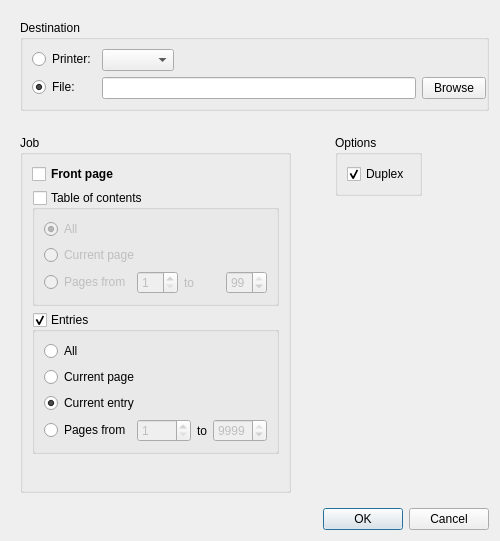
<?xml version="1.0" encoding="UTF-8"?>
<ui version="4.0">
 <class>printDialog</class>
 <widget class="QDialog" name="printDialog">
  <property name="geometry">
   <rect>
    <x>0</x>
    <y>0</y>
    <width>500</width>
    <height>541</height>
   </rect>
  </property>
  <property name="windowTitle">
   <string>Print notebook</string>
  </property>
  <layout class="QVBoxLayout" name="verticalLayout_7">
   <item>
    <widget class="QWidget" name="widget_4" native="true">
     <layout class="QHBoxLayout" name="horizontalLayout_5">
      <property name="spacing">
       <number>20</number>
      </property>
      <property name="rightMargin">
       <number>0</number>
      </property>
      <item>
       <widget class="QGroupBox" name="groupBox">
        <property name="title">
         <string>Destination</string>
        </property>
        <layout class="QFormLayout" name="formLayout">
         <property name="fieldGrowthPolicy">
          <enum>QFormLayout::AllNonFixedFieldsGrow</enum>
         </property>
         <property name="rightMargin">
          <number>0</number>
         </property>
         <item row="0" column="1">
          <widget class="QWidget" name="widget_3" native="true">
           <layout class="QHBoxLayout" name="horizontalLayout_3">
            <property name="margin">
             <number>0</number>
            </property>
            <item>
             <widget class="QWidget" name="widget" native="true">
              <layout class="QHBoxLayout" name="horizontalLayout">
               <property name="margin">
                <number>0</number>
               </property>
               <item>
                <widget class="QComboBox" name="pPrinterName"/>
               </item>
               <item>
                <spacer name="horizontalSpacer_3">
                 <property name="orientation">
                  <enum>Qt::Horizontal</enum>
                 </property>
                 <property name="sizeHint" stdset="0">
                  <size>
                   <width>40</width>
                   <height>20</height>
                  </size>
                 </property>
                </spacer>
               </item>
              </layout>
             </widget>
            </item>
           </layout>
          </widget>
         </item>
         <item row="1" column="1">
          <widget class="QWidget" name="widget_2" native="true">
           <layout class="QHBoxLayout" name="horizontalLayout_2">
            <property name="margin">
             <number>0</number>
            </property>
            <item>
             <widget class="QLineEdit" name="pFileName"/>
            </item>
            <item>
             <widget class="QPushButton" name="pBrowse">
              <property name="sizePolicy">
               <sizepolicy hsizetype="Fixed" vsizetype="Fixed">
                <horstretch>0</horstretch>
                <verstretch>0</verstretch>
               </sizepolicy>
              </property>
              <property name="maximumSize">
               <size>
                <width>64</width>
                <height>16777215</height>
               </size>
              </property>
              <property name="text">
               <string>Browse</string>
              </property>
             </widget>
            </item>
           </layout>
          </widget>
         </item>
         <item row="0" column="0">
          <widget class="QRadioButton" name="pPrinter">
           <property name="text">
            <string>Printer:</string>
           </property>
          </widget>
         </item>
         <item row="1" column="0">
          <widget class="QRadioButton" name="pFile">
           <property name="text">
            <string>File:</string>
           </property>
           <property name="checked">
            <bool>true</bool>
           </property>
          </widget>
         </item>
        </layout>
       </widget>
      </item>
     </layout>
    </widget>
   </item>
   <item>
    <widget class="QWidget" name="widget_6" native="true">
     <layout class="QHBoxLayout" name="horizontalLayout_6">
      <property name="rightMargin">
       <number>9</number>
      </property>
      <item>
       <widget class="QGroupBox" name="groupBox_2">
        <property name="title">
         <string>Job</string>
        </property>
        <layout class="QVBoxLayout" name="verticalLayout">
         <property name="bottomMargin">
          <number>0</number>
         </property>
         <item>
          <widget class="QCheckBox" name="rFrontPage">
           <property name="font">
            <font>
             <weight>75</weight>
             <bold>true</bold>
            </font>
           </property>
           <property name="text">
            <string>Front page</string>
           </property>
          </widget>
         </item>
         <item>
          <widget class="QGroupBox" name="rTOC">
           <property name="title">
            <string>Table of contents</string>
           </property>
           <property name="flat">
            <bool>false</bool>
           </property>
           <property name="checkable">
            <bool>true</bool>
           </property>
           <property name="checked">
            <bool>false</bool>
           </property>
           <layout class="QVBoxLayout" name="verticalLayout_2">
            <property name="leftMargin">
             <number>9</number>
            </property>
            <property name="topMargin">
             <number>9</number>
            </property>
            <property name="rightMargin">
             <number>9</number>
            </property>
            <item>
             <widget class="QRadioButton" name="rtAll">
              <property name="text">
               <string>All</string>
              </property>
              <property name="checked">
               <bool>true</bool>
              </property>
             </widget>
            </item>
            <item>
             <widget class="QRadioButton" name="rtCurrent">
              <property name="text">
               <string>Current page</string>
              </property>
             </widget>
            </item>
            <item>
             <layout class="QHBoxLayout" name="horizontalLayout_4">
              <item>
               <widget class="QRadioButton" name="rtRange">
                <property name="text">
                 <string>Pages from</string>
                </property>
               </widget>
              </item>
              <item>
               <widget class="QSpinBox" name="rtrFrom">
                <property name="enabled">
                 <bool>false</bool>
                </property>
                <property name="minimum">
                 <number>1</number>
                </property>
               </widget>
              </item>
              <item>
               <widget class="QLabel" name="label">
                <property name="text">
                 <string>to</string>
                </property>
               </widget>
              </item>
              <item>
               <widget class="QSpinBox" name="rtrTo">
                <property name="enabled">
                 <bool>false</bool>
                </property>
                <property name="minimum">
                 <number>1</number>
                </property>
                <property name="value">
                 <number>99</number>
                </property>
               </widget>
              </item>
             </layout>
            </item>
           </layout>
          </widget>
         </item>
         <item>
          <widget class="QGroupBox" name="rEntries">
           <property name="title">
            <string>Entries</string>
           </property>
           <property name="checkable">
            <bool>true</bool>
           </property>
           <layout class="QVBoxLayout" name="verticalLayout_3">
            <property name="leftMargin">
             <number>9</number>
            </property>
            <item>
             <widget class="QRadioButton" name="reAll">
              <property name="text">
               <string>All</string>
              </property>
             </widget>
            </item>
            <item>
             <widget class="QRadioButton" name="reCurrentPage">
              <property name="text">
               <string>Current page</string>
              </property>
             </widget>
            </item>
            <item>
             <widget class="QRadioButton" name="reCurrentEntry">
              <property name="text">
               <string>Current entry</string>
              </property>
              <property name="checked">
               <bool>true</bool>
              </property>
             </widget>
            </item>
            <item>
             <layout class="QHBoxLayout" name="horizontalLayout_7">
              <item>
               <widget class="QRadioButton" name="reRange">
                <property name="text">
                 <string>Pages from</string>
                </property>
               </widget>
              </item>
              <item>
               <widget class="QSpinBox" name="rerFrom">
                <property name="enabled">
                 <bool>false</bool>
                </property>
                <property name="minimum">
                 <number>1</number>
                </property>
                <property name="maximum">
                 <number>9999</number>
                </property>
                <property name="value">
                 <number>1</number>
                </property>
               </widget>
              </item>
              <item>
               <widget class="QLabel" name="label_2">
                <property name="text">
                 <string>to</string>
                </property>
               </widget>
              </item>
              <item>
               <widget class="QSpinBox" name="rerTo">
                <property name="enabled">
                 <bool>false</bool>
                </property>
                <property name="minimum">
                 <number>1</number>
                </property>
                <property name="maximum">
                 <number>9999</number>
                </property>
                <property name="value">
                 <number>9999</number>
                </property>
               </widget>
              </item>
             </layout>
            </item>
           </layout>
          </widget>
         </item>
         <item>
          <spacer name="verticalSpacer">
           <property name="orientation">
            <enum>Qt::Vertical</enum>
           </property>
           <property name="sizeHint" stdset="0">
            <size>
             <width>20</width>
             <height>40</height>
            </size>
           </property>
          </spacer>
         </item>
        </layout>
       </widget>
      </item>
      <item>
       <spacer name="horizontalSpacer">
        <property name="orientation">
         <enum>Qt::Horizontal</enum>
        </property>
        <property name="sizeHint" stdset="0">
         <size>
          <width>40</width>
          <height>20</height>
         </size>
        </property>
       </spacer>
      </item>
      <item>
       <widget class="QWidget" name="widget_5" native="true">
        <layout class="QVBoxLayout" name="verticalLayout_6">
         <property name="leftMargin">
          <number>0</number>
         </property>
         <property name="topMargin">
          <number>0</number>
         </property>
         <property name="rightMargin">
          <number>9</number>
         </property>
         <property name="bottomMargin">
          <number>0</number>
         </property>
         <item>
          <widget class="QGroupBox" name="groupBox_3">
           <property name="title">
            <string>Options</string>
           </property>
           <layout class="QVBoxLayout" name="verticalLayout_4">
            <item>
             <widget class="QCheckBox" name="oDuplex">
              <property name="text">
               <string>Duplex</string>
              </property>
              <property name="checked">
               <bool>true</bool>
              </property>
             </widget>
            </item>
           </layout>
          </widget>
         </item>
         <item>
          <spacer name="verticalSpacer_3">
           <property name="orientation">
            <enum>Qt::Vertical</enum>
           </property>
           <property name="sizeHint" stdset="0">
            <size>
             <width>20</width>
             <height>40</height>
            </size>
           </property>
          </spacer>
         </item>
        </layout>
       </widget>
      </item>
      <item>
       <spacer name="horizontalSpacer_5">
        <property name="orientation">
         <enum>Qt::Horizontal</enum>
        </property>
        <property name="sizeHint" stdset="0">
         <size>
          <width>50</width>
          <height>20</height>
         </size>
        </property>
       </spacer>
      </item>
     </layout>
    </widget>
   </item>
   <item>
    <widget class="QDialogButtonBox" name="buttonBox">
     <property name="orientation">
      <enum>Qt::Horizontal</enum>
     </property>
     <property name="standardButtons">
      <set>QDialogButtonBox::Cancel|QDialogButtonBox::Ok</set>
     </property>
    </widget>
   </item>
  </layout>
 </widget>
 <resources/>
 <connections>
  <connection>
   <sender>buttonBox</sender>
   <signal>accepted()</signal>
   <receiver>printDialog</receiver>
   <slot>accept()</slot>
   <hints>
    <hint type="sourcelabel">
     <x>248</x>
     <y>254</y>
    </hint>
    <hint type="destinationlabel">
     <x>157</x>
     <y>274</y>
    </hint>
   </hints>
  </connection>
  <connection>
   <sender>buttonBox</sender>
   <signal>rejected()</signal>
   <receiver>printDialog</receiver>
   <slot>reject()</slot>
   <hints>
    <hint type="sourcelabel">
     <x>316</x>
     <y>260</y>
    </hint>
    <hint type="destinationlabel">
     <x>286</x>
     <y>274</y>
    </hint>
   </hints>
  </connection>
 </connections>
</ui>
